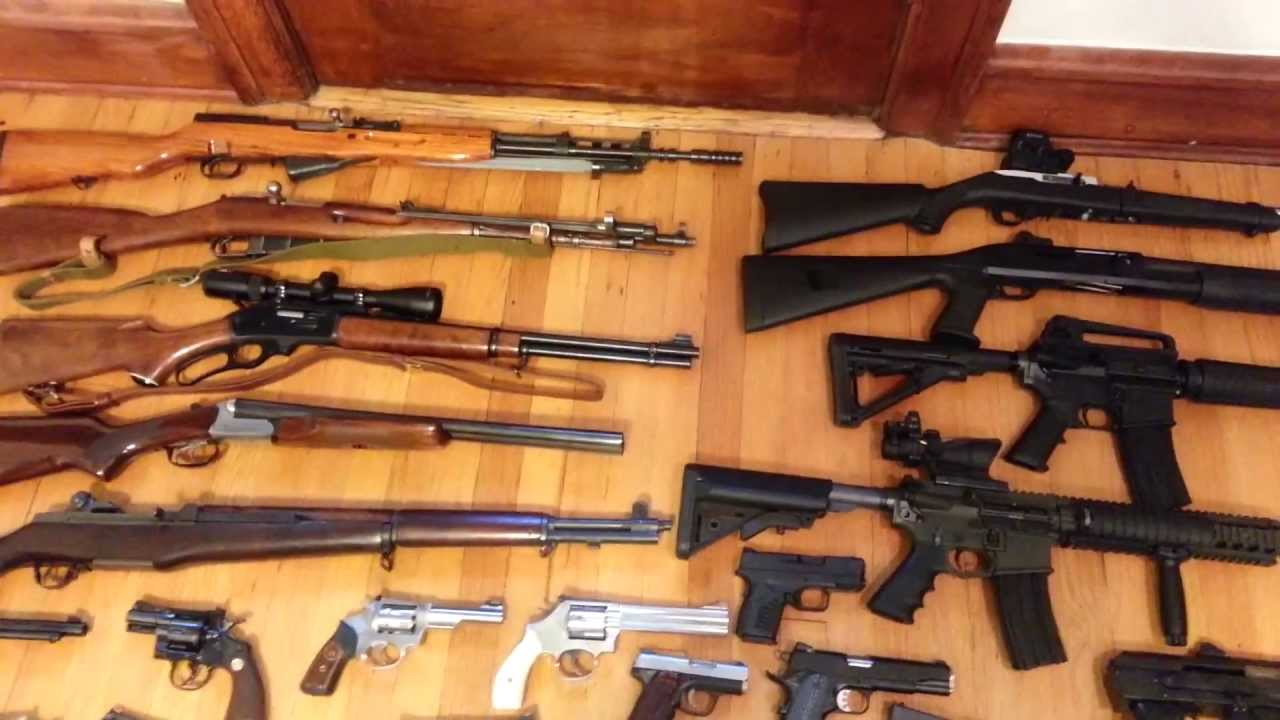
%> input picture Assignments/Assignment 3/guns.jpg, 1280 x 720 px
$ octave Assignment3_NDang.m   (GNU Octave 9; MATLAB toolbox functions it lacks are replaced by stand-ins)
%> lines starting %> are read from the running program, lines starting %| are printed output that depends on the picture
clc; clear all; close all;
image_path = 'D:\BitBucket\5222\Assignments\Assignment 3\guns.jpg';
%% Task 1:
% read an image into the workspace
img = imread(image_path);
%> img is the input picture: size 720x1280x3 uint8; mean R, G, B 155.8, 102.7, 67
%% Task 4:
% Apply this function to the image to detect lines. (15 points)
lines = func_1(image_path, 40);
lines2 = func_2(image_path, 2, 40);
%% Task 5b:
% visualize the detected lines (15 points)
lines2vis(image_path, lines);
% lines2vis(image_path, lines2);
%% Task 2:
% develop a function to perform Hough transform that can detect straight
% lines of at least a certain length. The length is an input argument
% to the line detection function. (25 points)
% Reference: https://www.mathworks.com/help/images/hough-transform.html
function lines = func_1(inp_file, least_length)
%> called with least_length = 40
    %     Read image
    img = imread(inp_file);
    % Convert to grayscale if colored
    if size(img, 3) > 1
        img = rgb2gray(img);
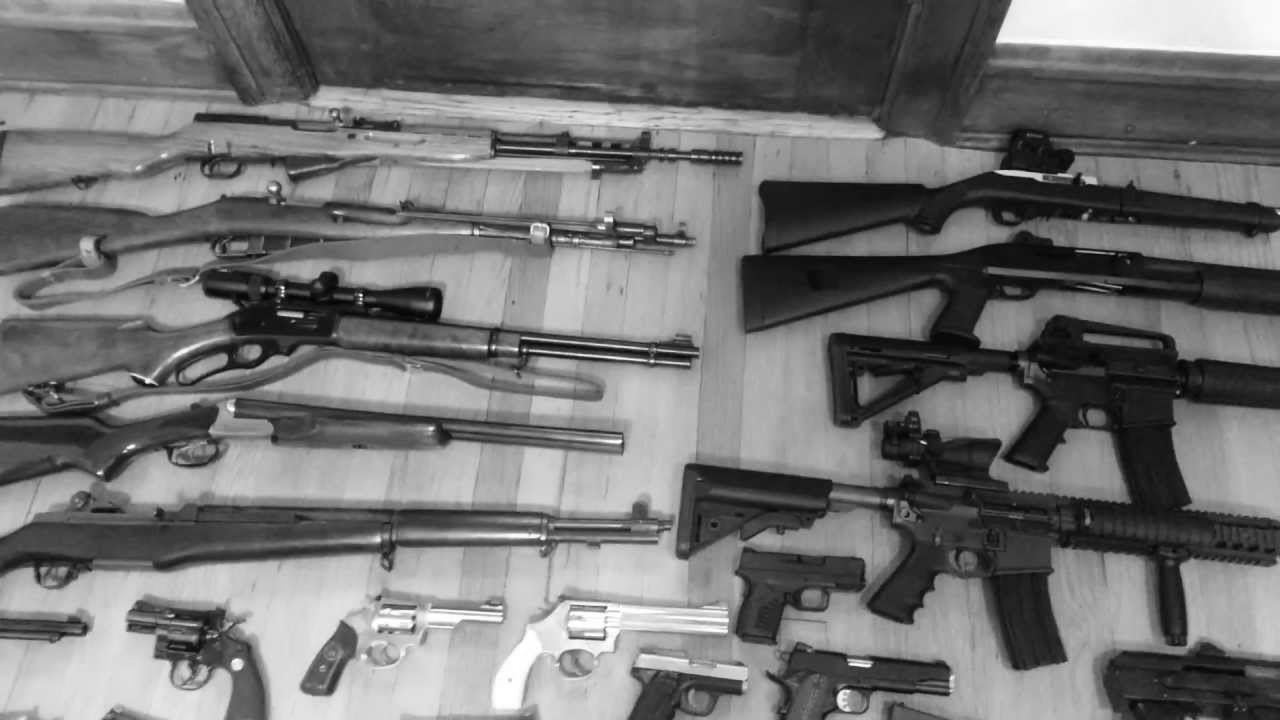
%> img: size 720x1280 uint8; min 2, max 255, mean 114.5
    end
    %     Find the edges in the image using the edge function.
    BW = edge(img,'canny');
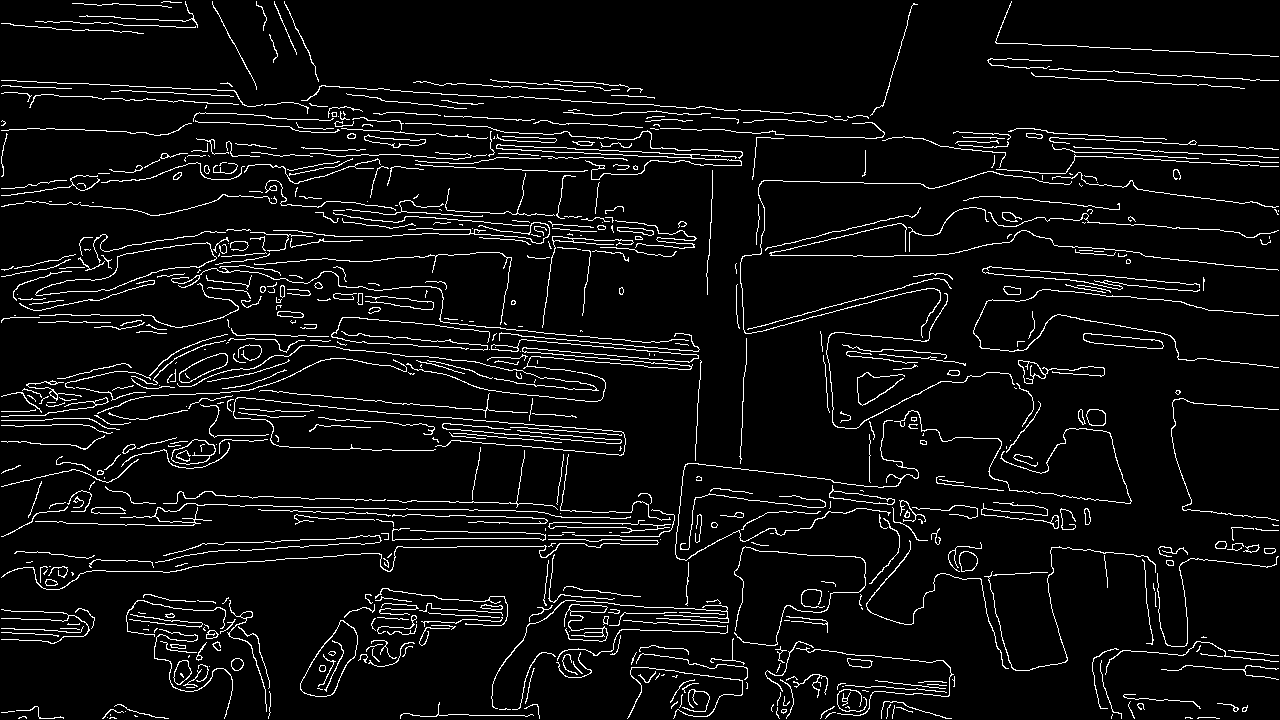
%> BW: size 720x1280 logical; 5.9% white in thin lines or dots
    imshowpair(img, BW, 'montage');
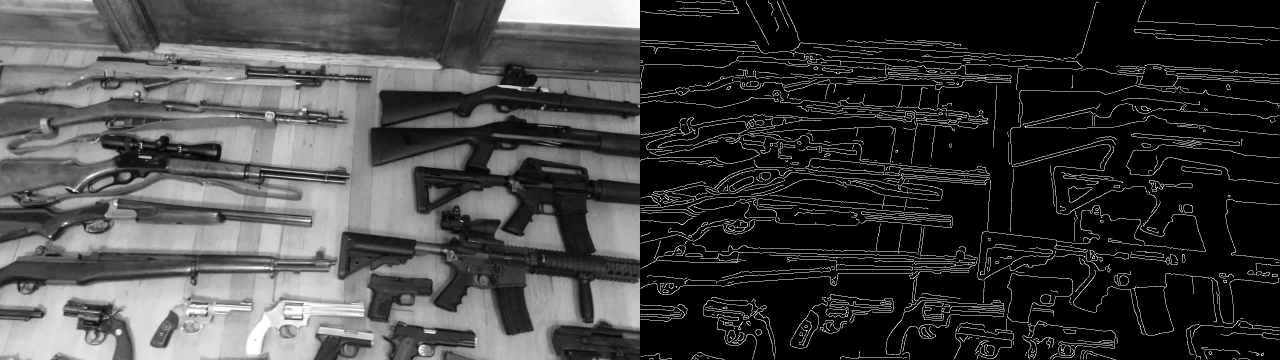
%> displayed picture: size 720x2560, on the screen's scale of 0 to 255 (shown at 1/2 size); min 0, max 255, mean 64.3
    %     Compute the Hough transform of the binary image returned by edge.
    [H,theta,rho] = hough(BW);
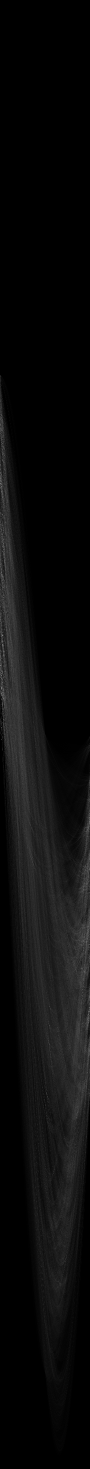
%> H: size 2937x180 double (shown at 1/2 size); min 0, max 401, mean 18.6; drawn with min black and max white
%> theta = 180 values from -90 to 89; rho = 2937 values from -1468 to 1468
%     Find the peaks in the Hough transform matrix, H, using the houghpeaks function.
    P = houghpeaks(H,5,'threshold',ceil(0.3*max(H(:))));
%> P = [1290 6; 1377 4; 968 2; 1087 7; 1154 5]
    x = theta(P(:,2));
%> x = [-85 -87 -89 -84 -86]
    y = rho(P(:,1));
%> y = [-179 -92 -501 -382 -315]
%     Find lines in the image using the houghlines function.
    lines = houghlines(BW,theta,rho,P,'FillGap',5,'MinLength',least_length);
%> lines = 10 lines; longest, point1 to point2 (x, y): (990, 267) to (1073, 274), (1058, 496) to (1131, 504), (473, 118) to (531, 121), (462, 434) to (518, 439), (411, 217) to (467, 221), (1188, 510) to (1233, 515)
end

%% Task 3:
% Extend the above function to include an argument of line width so that
% the new function detects straight lines of given width and length
% (the width and length are input arguments of the function. (25 points)
function wide_lines = func_2(inp_file, least_width, least_length)
    function t = extract_width(lines, least_width)
%> called with least_width = 2
        % Return a struct of lines that are at least as wide as least_width
        % Get table form
        t = struct2table(lines);
%> t has the same summary as lines in func_1
        % Create new columns
        t.x1 = t.point1(:,1);
%> t.x1 = [411; 550; 990; 473; 312; 427; 462; 1058; 1188; 576]
        t.y1 = t.point1(:,2);
%> t.y1 = [217; 229; 267; 118; 508; 510; 434; 496; 510; 357]
        t.x2 = t.point2(:,1);
%> t.x2 = [467; 593; 1073; 531; 354; 469; 518; 1131; 1233; 620]
        t.y2 = t.point2(:,2);
%> t.y2 = [221; 232; 274; 121; 508; 510; 439; 504; 515; 360]
        t = t(:,end-5:end);
%> t = 10 items; first 5, theta, rho, x1, y1 and x2: -85 -179 411 217 467, -85 -179 550 229 593, -85 -179 990 267 1073, -87 -92 473 118 531, -89 -501 312 508 354
        t.width_to_leftside = t.x1(:,1) * 0 + 1;
%> t.width_to_leftside = [1; 1; 1; 1; 1; 1; 1; 1; 1; 1]
        % Sort the table based on x1
        [t, index] = sortrows(t, 3, 'ascend');
%> t = 10 items; first 5, theta, rho, x1, y1 and x2: -89 -501 312 508 354, -85 -179 411 217 467, -89 -501 427 510 469, -84 -382 462 434 518, -87 -92 473 118 531; index = [5; 1; 6; 7; 4; 2; 10; 3; 8; 9]
        % Count to the right
        for ii=2:size(t,1)
            xi1 = t{ii,'x1'};
            yi1 = t{ii,'y1'};
            xi2 = t{ii,'x2'};
            yi2 = t{ii,'y2'};
            xj1 = t{ii-1,'x1'};
            yj1 = t{ii-1,'y1'};
            xj2 = t{ii-1,'x2'};
            yj2 = t{ii-1,'y2'};
            if and(xi1 - 1 == xj1 & xi2 - 1 == xj2, ...
                    yi1 == yj1 & yi2 == yj2)
                disp(xi1)
                t{ii,'width_to_leftside'} = t{ii-1,'width_to_leftside'} + 1;
            else
                t{ii,'width_to_leftside'} = 0;
            end
        end
%> this loop made 1 pass
%> (xi1, yi1, xi2, yi2, xj1, yj1, xj2, yj2) on pass 1: (411, 217, 467, 221, 312, 508, 354, 508)
        %     Delete rows that count < least_width
        t = t{find(t.width_to_leftside >= least_width), :}
    end
    lines = func_1(inp_file, least_length);
%> (the run ends here)
